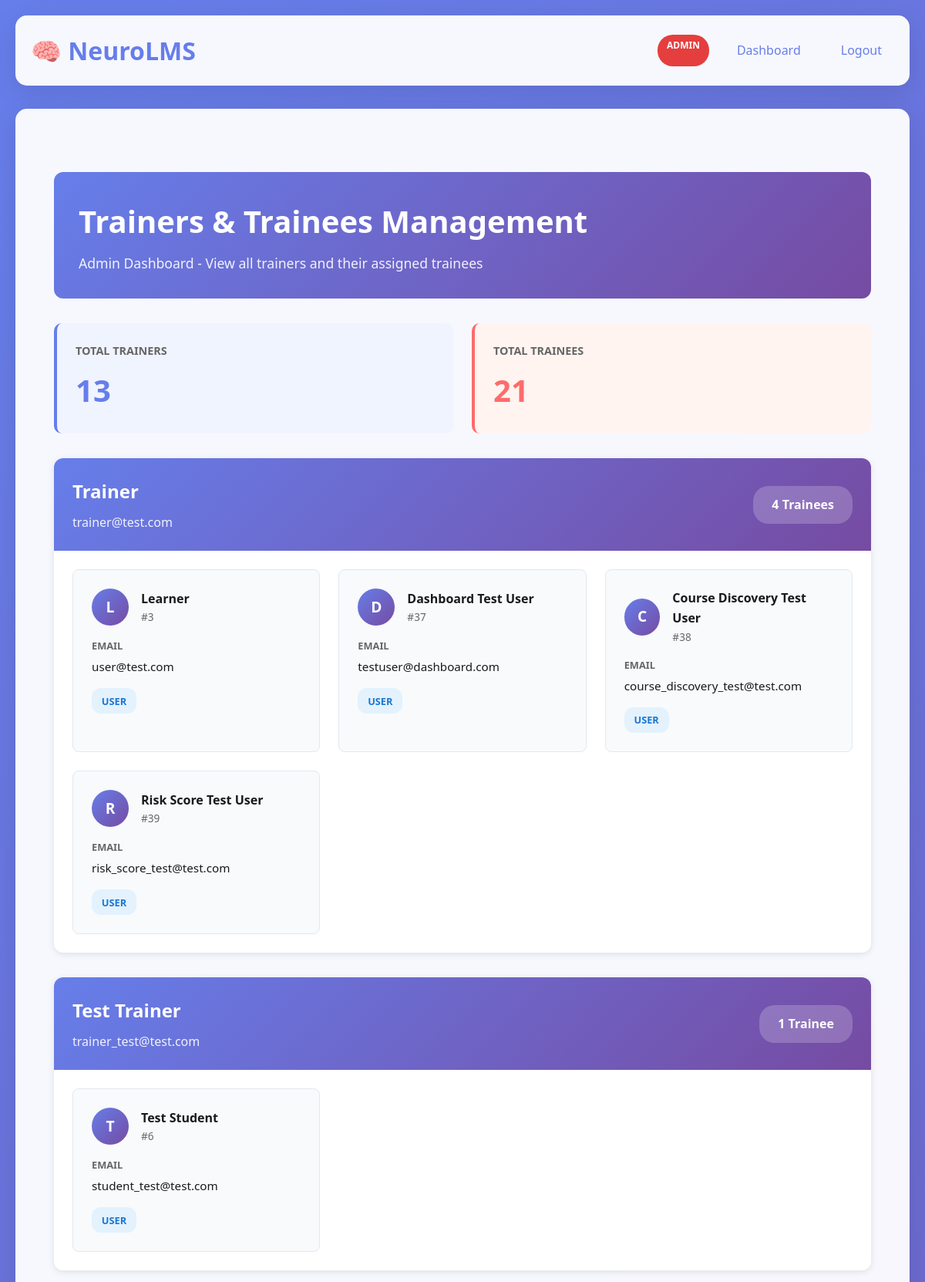
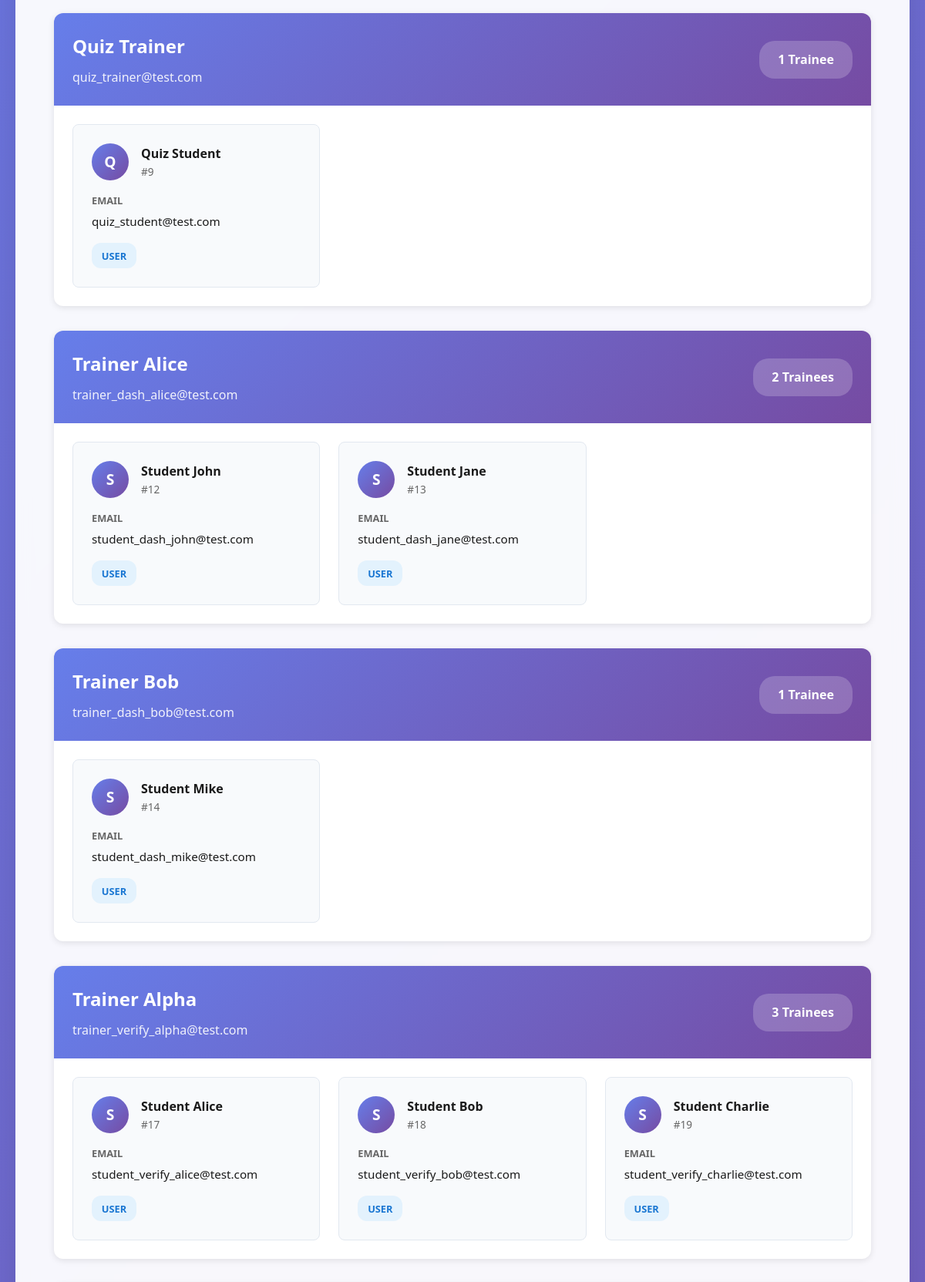
Screenshot of /admin/trainers_trainees (signed in, upper part) with the database file from the repository (2 pictures, top to bottom).
### app.py (models this page shows)
class User(db.Model):
    id = db.Column(db.Integer, primary_key=True)
    name = db.Column(db.String(100))
    email = db.Column(db.String(100))
    password = db.Column(db.String(100))
    role = db.Column(db.String(50))
    trainer_id = db.Column(db.Integer, db.ForeignKey('user.id'), nullable=True)
    trainer = db.relationship('User', remote_side=[id], backref='students')

### app.py (the view)
@app.route("/admin/trainers_trainees")
def admin_trainers_trainees():
    if session.get("role") != "admin":
        return "Unauthorized Access"
    trainers = User.query.filter_by(role="trainer").all()
    trainer_data = []
    for trainer in trainers:
        trainer_info = {
            'trainer': trainer,
            'trainees': trainer.students,
            'trainee_count': len(trainer.students)
        }
        trainer_data.append(trainer_info)
    return render_template(
        "admin_trainers_trainees.html",
        trainer_data=trainer_data,
        total_trainers=len(trainers),
        session=session
    )

### templates/admin_trainers_trainees.html (shortened to what this page needs)
{% extends "base.html" %}
{% block content %}
<div class="container" style="margin-top: 2rem;">
    <div style="background: linear-gradient(135deg, #667eea 0%, #764ba2 100%); padding: 2rem; border-radius: 12px; margin-bottom: 2rem; color: white;">
        <h1 style="margin: 0; font-size: 2.5rem; font-weight: 700;">Trainers & Trainees Management</h1>
        <p style="margin: 0.5rem 0 0 0; opacity: 0.9; font-size: 1.1rem;">Admin Dashboard - View all trainers and their assigned trainees</p>
    </div>
    <div style="display: grid; grid-template-columns: repeat(auto-fit, minmax(250px, 1fr)); gap: 1.5rem; margin-bottom: 2rem;">
        <div style="background: #f0f4ff; padding: 1.5rem; border-radius: 10px; border-left: 4px solid #667eea;">
            <div style="font-size: 0.9rem; color: #666; text-transform: uppercase; font-weight: 600;">Total Trainers</div>
            <div style="font-size: 2.5rem; font-weight: 700; color: #667eea; margin-top: 0.5rem;">{{ total_trainers }}</div>
        </div>
        <div style="background: #fff4f0; padding: 1.5rem; border-radius: 10px; border-left: 4px solid #ff6b6b;">
            <div style="font-size: 0.9rem; color: #666; text-transform: uppercase; font-weight: 600;">Total Trainees</div>
            <div style="font-size: 2.5rem; font-weight: 700; color: #ff6b6b; margin-top: 0.5rem;">
                {% set total_trainees = trainer_data | map(attribute='trainee_count') | sum %}
                {{ total_trainees }}
            </div>
        </div>
    </div>
    {% if trainer_data %}
        <div style="display: flex; flex-direction: column; gap: 2rem;">
            {% for item in trainer_data %}
                <div style="background: white; border-radius: 12px; overflow: hidden; box-shadow: 0 2px 8px rgba(0,0,0,0.1); transition: transform 0.2s, box-shadow 0.2s;"
                     onmouseover="this.style.transform='translateY(-4px)'; this.style.boxShadow='0 8px 16px rgba(0,0,0,0.15)';"
                     onmouseout="this.style.transform='translateY(0)'; this.style.boxShadow='0 2px 8px rgba(0,0,0,0.1)';">
                    <div style="background: linear-gradient(135deg, #667eea 0%, #764ba2 100%); color: white; padding: 1.5rem; display: flex; justify-content: space-between; align-items: center;">
                        <div>
                            <h2 style="margin: 0; font-size: 1.5rem; font-weight: 700;">{{ item.trainer.name }}</h2>
                            <p style="margin: 0.5rem 0 0 0; opacity: 0.9;">{{ item.trainer.email }}</p>
                        </div>
                        <div style="background: rgba(255,255,255,0.2); padding: 0.75rem 1.5rem; border-radius: 20px; font-weight: 600; font-size: 1rem;">
                            {{ item.trainee_count }} {{ 'Trainee' if item.trainee_count == 1 else 'Trainees' }}
                        </div>
                    </div>
                    <div style="padding: 1.5rem;">
                        {% if item.trainees %}
                            <div style="display: grid; grid-template-columns: repeat(auto-fill, minmax(280px, 1fr)); gap: 1.5rem;">
                                {% for trainee in item.trainees %}
                                    <div style="background: #f8fafc; border-radius: 8px; padding: 1.5rem; border: 1px solid #e2e8f0; transition: all 0.2s;"
                                         onmouseover="this.style.background='#f1f5ff'; this.style.borderColor='#667eea'; this.style.transform='translateY(-2px)';"
                                         onmouseout="this.style.background='#f8fafc'; this.style.borderColor='#e2e8f0'; this.style.transform='translateY(0)';">
                                        <div style="display: flex; align-items: center; margin-bottom: 1rem;">
                                            <div style="width: 48px; height: 48px; background: linear-gradient(135deg, #667eea 0%, #764ba2 100%); border-radius: 50%; display: flex; align-items: center; justify-content: center; color: white; font-weight: 700; font-size: 1.2rem; margin-right: 1rem;">
                                                {{ trainee.name[0].upper() }}
                                            </div>
                                            <div>
                                                <div style="font-weight: 700; font-size: 1rem; color: #1a1a1a;">{{ trainee.name }}</div>
                                                <div style="font-size: 0.85rem; color: #666;">#{{ trainee.id }}</div>
                                            </div>
                                        </div>
                                        <div style="margin-bottom: 1rem;">
                                            <div style="font-size: 0.8rem; color: #666; text-transform: uppercase; font-weight: 600; margin-bottom: 0.25rem;">Email</div>
                                            <div style="font-size: 0.95rem; color: #1a1a1a; word-break: break-all;">{{ trainee.email }}</div>
                                        </div>
                                        <div>
                                            <span style="display: inline-block; background: #e3f2fd; color: #1976d2; padding: 0.4rem 0.8rem; border-radius: 12px; font-size: 0.8rem; font-weight: 600; text-transform: uppercase;">
                                                {{ trainee.role }}
                                            </span>
                                        </div>
                                    </div>
                                {% endfor %}
                            </div>
                        {% else %}
                            <div style="text-align: center; padding: 2rem; color: #999;">
                                <div style="font-size: 3rem; margin-bottom: 0.5rem;">📭</div>
                                <p style="margin: 0; font-size: 1.1rem; font-weight: 500;">No trainees assigned to this trainer yet</p>
                            </div>
                        {% endif %}
                    </div>
                </div>
            {% endfor %}
        </div>
    {% endif %}
</div>
{% endblock %}

### templates/base.html (style rules this page uses)
* { margin: 0; padding: 0; box-sizing: border-box; }
body { font-family: 'Segoe UI', Tahoma, Geneva, Verdana, sans-serif; line-height: 1.6; color: #333; background: linear-gradient(135deg, #667eea 0%, #764ba2 100%); min-height: 100vh; }
.container { max-width: 1200px; margin: 0 auto; padding: 20px; }

### rows the page displays
User: trainer.name "Trainer", trainer.email "trainer@test.com"
User: name "L", name "Learner", id "3", email "user@test.com", role "USER"
User: name "D", name "Dashboard Test User", id "37", email "testuser@dashboard.com", role "USER"
User: name "C", name "Course Discovery Test User", id "38", email "course_discovery_test@test.com", role "USER"
User: name "R", name "Risk Score Test User", id "39", email "risk_score_test@test.com", role "USER"
User: trainer.name "Test Trainer", trainer.email "trainer_test@test.com"
User: name "T", name "Test Student", id "6", email "student_test@test.com", role "USER"
User: trainer.name "Quiz Trainer", trainer.email "quiz_trainer@test.com"
User: name "Q", name "Quiz Student", id "9", email "quiz_student@test.com", role "USER"
User: trainer.name "Trainer Alice", trainer.email "trainer_dash_alice@test.com"
User: name "S", name "Student John", id "12", email "student_dash_john@test.com", role "USER"
User: name "S", name "Student Jane", id "13", email "student_dash_jane@test.com", role "USER"
User: trainer.name "Trainer Bob", trainer.email "trainer_dash_bob@test.com"
User: name "S", name "Student Mike", id "14", email "student_dash_mike@test.com", role "USER"
User: trainer.name "Trainer Alpha", trainer.email "trainer_verify_alpha@test.com"
User: name "S", name "Student Alice", id "17", email "student_verify_alice@test.com", role "USER"
User: name "S", name "Student Bob", id "18", email "student_verify_bob@test.com", role "USER"
User: name "S", name "Student Charlie", id "19", email "student_verify_charlie@test.com", role "USER"

### other values shown
{{ session.role }} "ADMIN"
{{ total_trainers }} "13"
{{ total_trainees }} "21"
{{ item.trainee_count }} "4" "1" "1" "2" "1" "3"
{{ 'Trainee' if item.trainee_count == 1 else 'Trainees' }} "Trainees" "Trainee" "Trainee" "Trainees" "Trainee" "Trainees"
